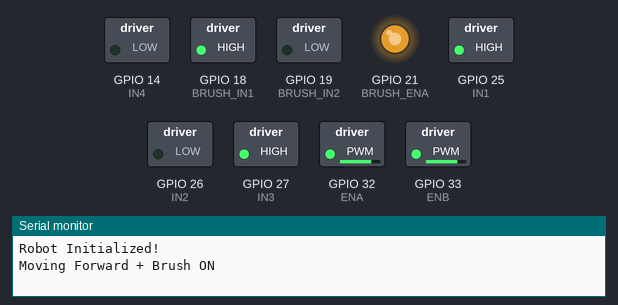
Bench run of a sketch on a simulated ESP32. Parts: switched loads named in the sketch (green lamp = pin HIGH), output pins drawn as LEDs (lit = HIGH), the last lines printed to the serial monitor.

Above: at 0.05 s.
At 7.0 s:
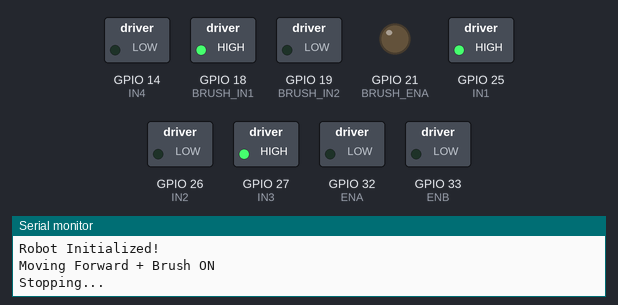
Timing chart, 0 to 8.1 s (numbered marks = the images above):
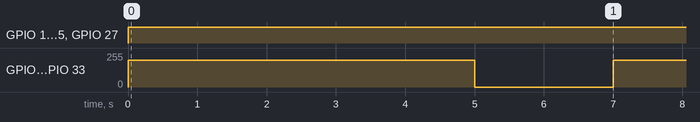

The sketch:

track_motor.ino
```cpp
// ========== TRACK MOTORS (L298N #1) ==========
#define IN1 25
#define IN2 26
#define IN3 27
#define IN4 14
#define ENA 32
#define ENB 33

// ========== BRUSH MOTOR (L298N #2) ==========
#define BRUSH_IN1 18
#define BRUSH_IN2 19
#define BRUSH_ENA 21

// ========== PWM SETTINGS ==========
#define FREQ 1000
#define RESOLUTION 8
#define CH_LEFT 0
#define CH_RIGHT 1
#define CH_BRUSH 2

void setup() {
  // Track Motor Pins
  pinMode(IN1, OUTPUT);
  pinMode(IN2, OUTPUT);
  pinMode(IN3, OUTPUT);
  pinMode(IN4, OUTPUT);

  // Brush Motor Pins
  pinMode(BRUSH_IN1, OUTPUT);
  pinMode(BRUSH_IN2, OUTPUT);

  // PWM Setup
  ledcSetup(CH_LEFT, FREQ, RESOLUTION);
  ledcSetup(CH_RIGHT, FREQ, RESOLUTION);
  ledcSetup(CH_BRUSH, FREQ, RESOLUTION);

  ledcAttachPin(ENA, CH_LEFT);
  ledcAttachPin(ENB, CH_RIGHT);
  ledcAttachPin(BRUSH_ENA, CH_BRUSH);

  Serial.begin(115200);
  Serial.println("Robot Initialized!");
}

void moveForward(int speed) {
  digitalWrite(IN1, HIGH);
  digitalWrite(IN2, LOW);
  digitalWrite(IN3, HIGH);
  digitalWrite(IN4, LOW);
  ledcWrite(CH_LEFT, speed);
  ledcWrite(CH_RIGHT, speed);
}

void brushOn(int speed) {
  digitalWrite(BRUSH_IN1, HIGH);
  digitalWrite(BRUSH_IN2, LOW);
  ledcWrite(CH_BRUSH, speed);
}

void stopAll() {
  ledcWrite(CH_LEFT, 0);
  ledcWrite(CH_RIGHT, 0);
  ledcWrite(CH_BRUSH, 0);
}

void loop() {
  Serial.println("Moving Forward + Brush ON");
  moveForward(200);
  brushOn(200);
  delay(5000);

  Serial.println("Stopping...");
  stopAll();
  delay(2000);
}
```

Measured:
- by itself, GPIO 18 (BRUSH_IN1), GPIO 25 (IN1), GPIO 27 (IN3): LOW → HIGH at 0.00 s
- by itself, GPIO 21 (BRUSH_ENA), GPIO 32 (ENA), GPIO 33 (ENB): alternates 199/255 for 5.0 s and 0/255 for 2.0 s
